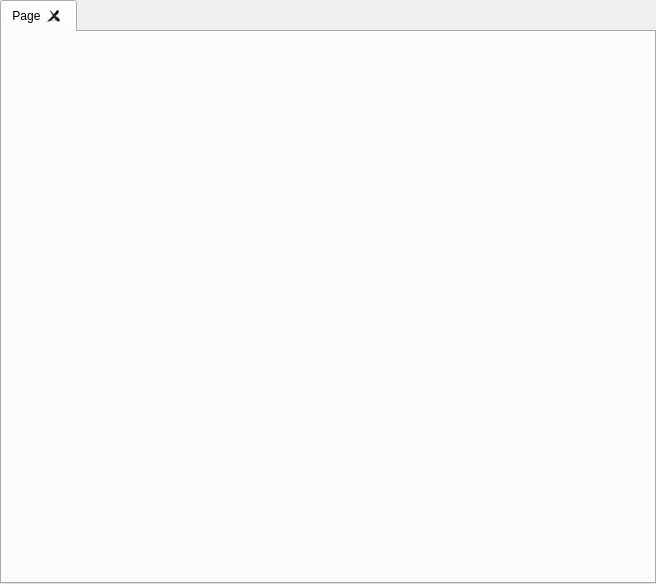
<?xml version="1.0" encoding="UTF-8"?>
<ui version="4.0">
 <class>TabWidget</class>
 <widget class="QTabWidget" name="TabWidget">
  <property name="geometry">
   <rect>
    <x>0</x>
    <y>0</y>
    <width>656</width>
    <height>584</height>
   </rect>
  </property>
  <property name="windowTitle">
   <string>TabWidget</string>
  </property>
  <property name="tabsClosable">
   <bool>true</bool>
  </property>
  <widget class="Page" name="tab_1">
   <attribute name="title">
    <string>Page</string>
   </attribute>
  </widget>
  <action name="actionOpen">
   <property name="icon">
    <iconset>
     <normaloff>../../../mingw32/share/qt5/examples/quickcontrols2/imagine/musicplayer/icons/musicplayer/32x32/folder.png</normaloff>../../../mingw32/share/qt5/examples/quickcontrols2/imagine/musicplayer/icons/musicplayer/32x32/folder.png</iconset>
   </property>
   <property name="text">
    <string>Open</string>
   </property>
   <property name="shortcut">
    <string>Ctrl+O</string>
   </property>
  </action>
  <action name="actionGenerate">
   <property name="icon">
    <iconset>
     <normaloff>../../../mingw32/share/qt5/examples/quickcontrols2/imagine/musicplayer/icons/musicplayer/32x32/next.png</normaloff>../../../mingw32/share/qt5/examples/quickcontrols2/imagine/musicplayer/icons/musicplayer/32x32/next.png</iconset>
   </property>
   <property name="text">
    <string>Generate</string>
   </property>
  </action>
  <action name="actionOpenDir">
   <property name="icon">
    <iconset>
     <normaloff>../../../mingw32/share/qt5/examples/quickcontrols2/imagine/musicplayer/icons/musicplayer/32x32/folder.png</normaloff>../../../mingw32/share/qt5/examples/quickcontrols2/imagine/musicplayer/icons/musicplayer/32x32/folder.png</iconset>
   </property>
   <property name="text">
    <string>OpenDir</string>
   </property>
   <property name="toolTip">
    <string>Open Dir</string>
   </property>
   <property name="shortcut">
    <string>Ctrl+Shift+O</string>
   </property>
  </action>
 </widget>
 <customwidgets>
  <customwidget>
   <class>Page</class>
   <extends>QWidget</extends>
   <header>page.h</header>
   <container>1</container>
  </customwidget>
 </customwidgets>
 <resources/>
 <connections/>
</ui>
